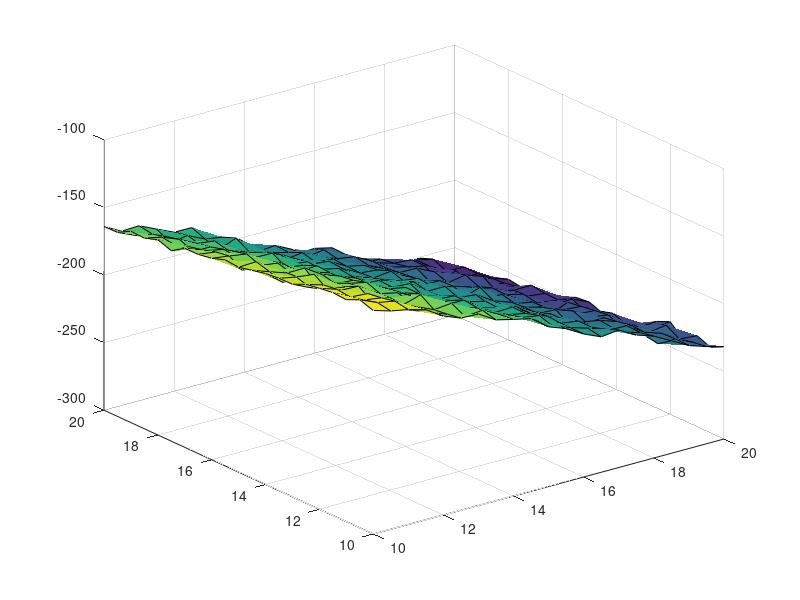

MATLAB code to generate this figure:
rng('default')
[u, v] = meshgrid(10:0.5:20, 10:0.5:20);
z = 0.5 - 10 * u - (3.2 * v);
r1 = randn(size(z)) * 2.5;
z = z + r1;
figure
surf(u, v, z)